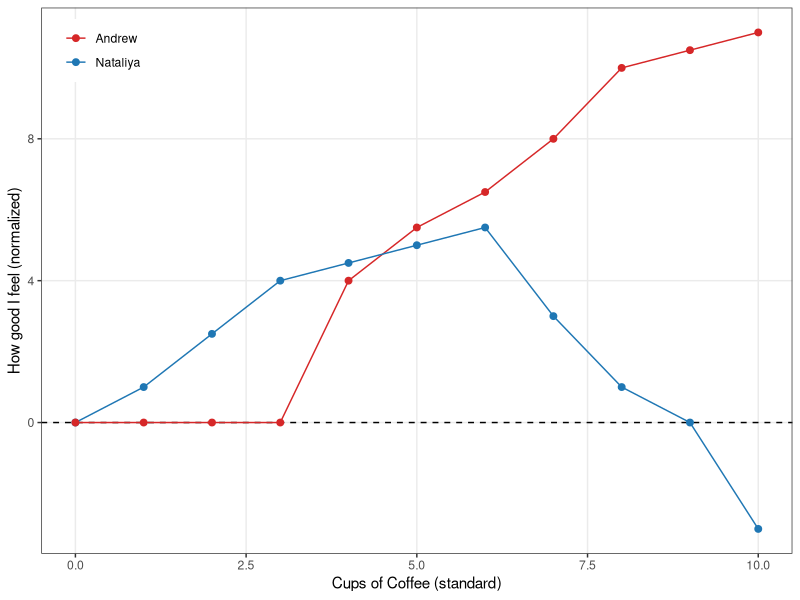
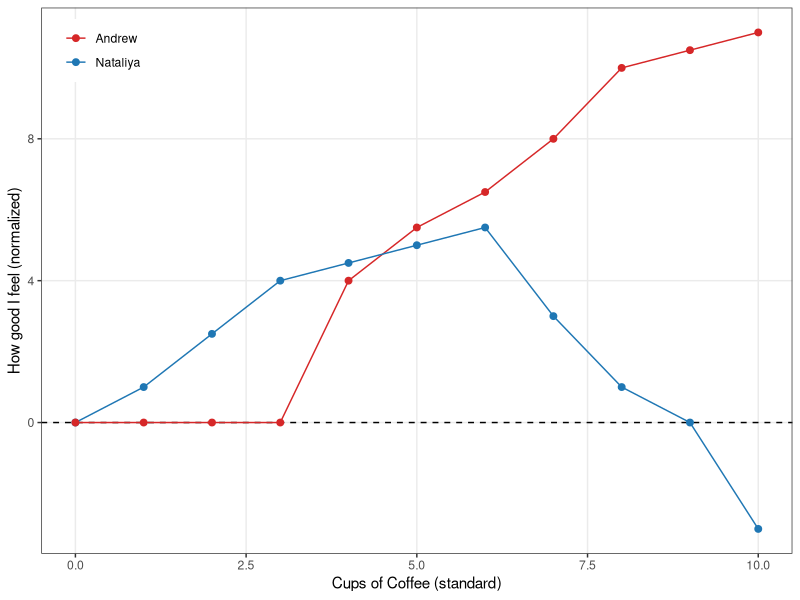

Here is the R script that generated these plots, in order:
library(ggplot2)
library(tidyr)

# generate data (very experimental)
coffee_cups <- 0:10
goodness_NR <- c(0, 1, 2.5, 4, 4.5, 5, 5.5, 3, 1, 0, -3)
goodness_AS <- c(0, 0, 0, 0, 4, 5.5, 6.5, 8, 10, 10.5, 11)

df <- data.frame(
  coffee_cups = coffee_cups,
  Nataliya = goodness_NR,
  Andrew = goodness_AS
)

df_long <- pivot_longer(df, cols = c(Nataliya, Andrew),
                         names_to = "person", values_to = "goodness")

p <- ggplot(df_long, aes(x = coffee_cups, y = goodness, color = person)) +
  geom_hline(yintercept = 0, linetype = "dashed", color = "black") +
  geom_line() +
  geom_point(size = 2) +
  scale_color_manual(values = c("Nataliya" = "#1f77b4", "Andrew" = "#d62728")) +
  labs(x = "Cups of Coffee (standard)",
       y = "How good I feel (normalized)",
       color = NULL) +
  theme_bw() +
  theme(
    legend.position = c(0.02, 0.98),
    legend.justification = c(0, 1),
    panel.grid.minor = element_blank()
  )

print(p)

# Save the figure as an .svg file
ggsave("CoffeePlotR.svg", plot = p, width = 7, height = 5)
